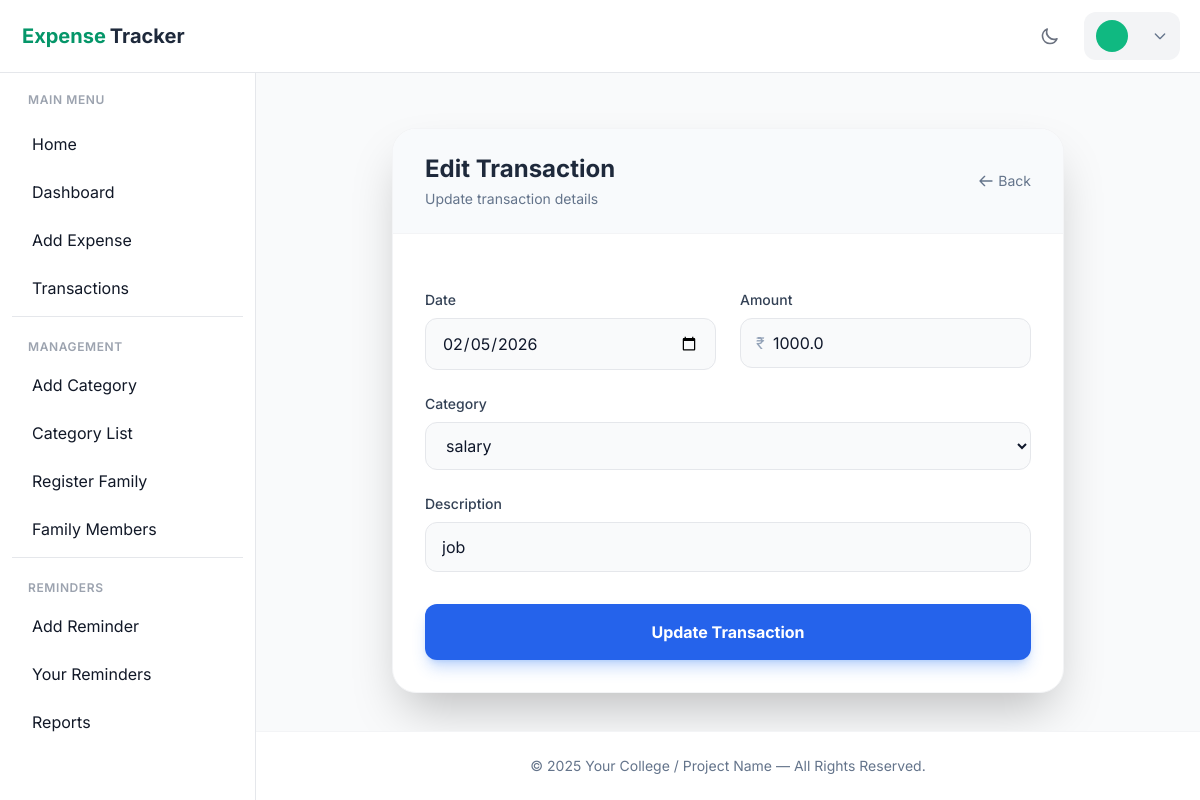
/user/trans1_edit/10/, run on the app's committed database.
### user/models.py (models this page shows)
class Transaction(models.Model):
    date = models.DateField()
    category_id = models.ForeignKey('Category', on_delete=models.CASCADE)
    amount = models.FloatField()
    Transaction_desc = models.CharField(max_length=100)
    Type = models.CharField(max_length=100)
    by = models.ForeignKey(
        Registration,
        related_name="transaction",
        on_delete=models.PROTECT
    )

### user/views.py (the view)
# urls.py: path('user/trans1_edit/<int:id>/', views.trans1_edit, name='trans1_edit'),
def trans1_edit(request, id):
    transaction = Transaction.objects.get(id=id)
    if request.method == "POST":
        form = TransactionForm(request.POST, instance=transaction)
        if form.is_valid():
            form.save()
            return redirect('Transaction1_page')
    else:
        form = TransactionForm(instance=transaction)
    role =  request.session.get("role")
    return render(request, 'trans1_edit.html', {
        'forms': form,
        'role':role})

### user/models.py (called while the page is built)
    def __str__(self):
        return self.category_type

### user/templates/trans1_edit.html (shortened to what this page needs)
{% extends 'base_dashboard.html' %}
{% load static %}
{% block content %}
<div class="flex justify-center items-start min-h-[70vh] pt-10 animate-fade-in-up">
  <div
    class="w-full max-w-2xl bg-white dark:bg-slate-800 rounded-3xl shadow-2xl border border-gray-100 dark:border-slate-700 overflow-hidden">
    <div
      class="bg-slate-50 dark:bg-slate-900/50 px-8 py-6 border-b border-gray-100 dark:border-slate-700 flex justify-between items-center">
      <div>
        <h2 class="text-2xl font-bold text-slate-800 dark:text-white">Edit Transaction</h2>
        <p class="text-slate-500 dark:text-slate-400 text-sm mt-1">Update transaction details</p>
      </div>
      <a href="{% url 'Transaction1_page' %}"
        class="text-sm text-slate-500 hover:text-blue-600 dark:hover:text-blue-400 transition-colors flex items-center">
        <svg class="w-4 h-4 mr-1" fill="none" stroke="currentColor" viewBox="0 0 24 24">
          <path stroke-linecap="round" stroke-linejoin="round" stroke-width="2" d="M10 19l-7-7m0 0l7-7m-7 7h18"></path>
        </svg>
        Back
      </a>
    </div>
    <form method="post" class="p-8">
      <div class="space-y-6">
        <div class="grid grid-cols-1 md:grid-cols-2 gap-6">
          <div>
            <label class="block text-sm font-medium text-slate-700 dark:text-slate-300 mb-2">
              Date
            </label>
            {{ forms.date }}
          </div>
          <div>
            <label class="block text-sm font-medium text-slate-700 dark:text-slate-300 mb-2">
              Amount
            </label>
            <div class="relative">
              <span class="absolute left-4 top-1/2 -translate-y-1/2 text-slate-400 dark:text-slate-500">₹</span>
              {{ forms.amount }}
            </div>
          </div>
        </div>
        <div>
          <label class="block text-sm font-medium text-slate-700 dark:text-slate-300 mb-2">
            Category
          </label>
          {{ forms.category_id }}
        </div>
        <div>
          <label class="block text-sm font-medium text-slate-700 dark:text-slate-300 mb-2">
            Description
          </label>
          {{ forms.Transaction_desc }}
        </div>
      </div>
      <button type="submit"
        class="w-full py-4 bg-blue-600 hover:bg-blue-700 text-white font-bold rounded-xl shadow-lg shadow-blue-500/30 transition-all transform hover:-translate-y-0.5 mt-8">
        Update Transaction
      </button>
    </form>
  </div>
</div>
{% endblock %}

### user/templates/base_dashboard.html (style rules this page uses)
body { font-family: 'Inter', sans-serif; }

### data on the page
Transaction: date "02/05/2026", amount "1000.0", category_id "salary", Transaction_desc "job"
